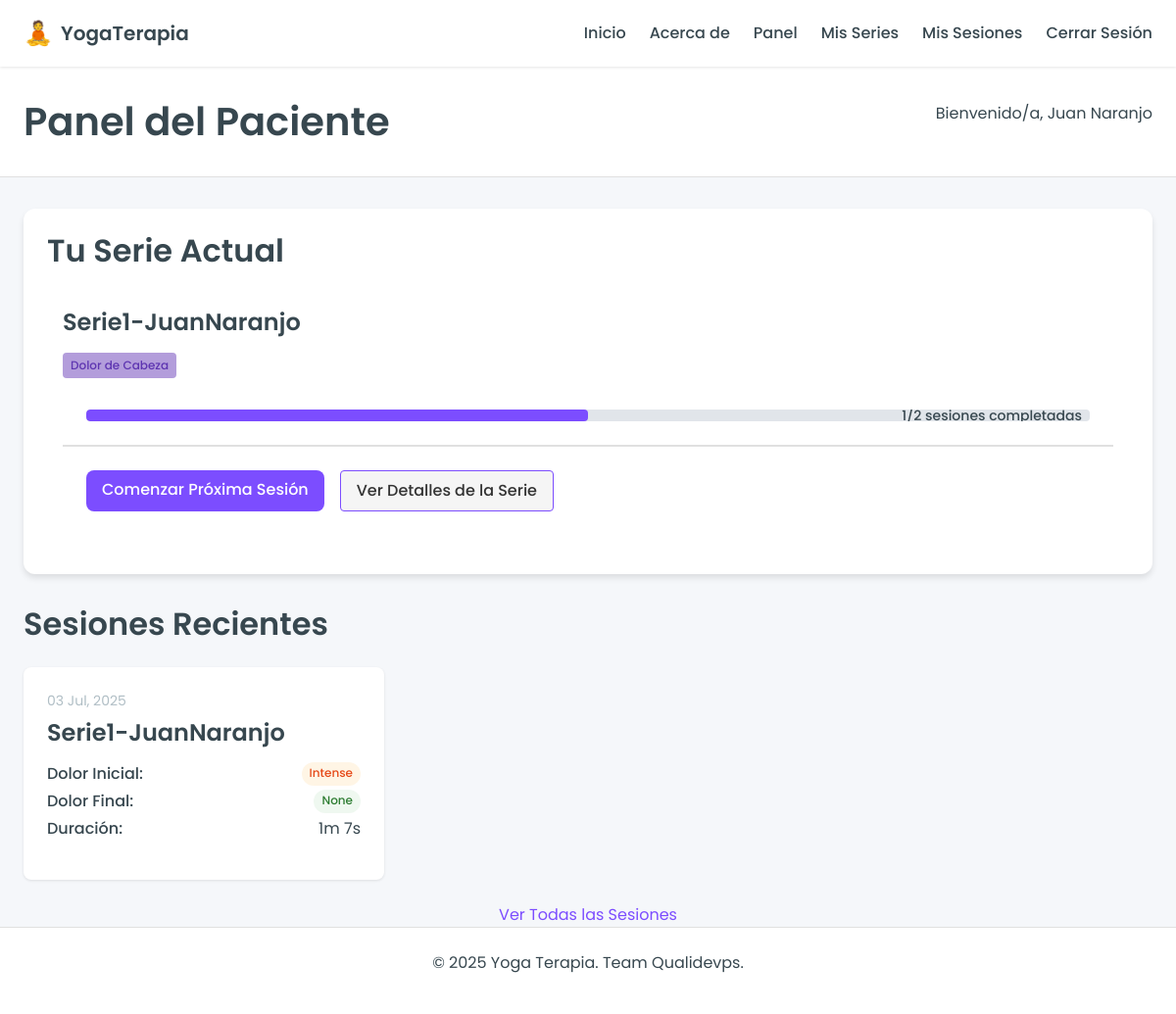
Screenshot of /patient/dashboard (signed in) with the database file from the repository.
### models/user.py (models this page shows, shortened)
class User(db.Model, UserMixin):
    id = db.Column(db.Integer, primary_key=True)
    username = db.Column(db.String(80), unique=True, nullable=False)
    password = db.Column(db.Text, nullable=False)
    email = db.Column(db.String(256), unique=True, nullable=False)
    name = db.Column(db.String(120), nullable=False)
    role = db.Column(db.String(20), nullable=False)  # 'instructor' or 'patient'
    patients = db.relationship('User',
                              secondary='instructor_patient',
                              primaryjoin="and_(User.id==InstructorPatient.instructor_id, User.role=='instructor')",
                              secondaryjoin="and_(User.id==InstructorPatient.patient_id, User.role=='patient')",
                              backref=db.backref('instructors', lazy='dynamic'),
                              lazy='dynamic')
    created_series = db.relationship(
        'Series',
        foreign_keys='Series.creator_id',
        back_populates='creator',
        lazy=True
    )
    assigned_series = db.relationship(
        'Series',
        foreign_keys='Series.patient_id',
        back_populates='patient',
        lazy=True,
        uselist=False
    )
    sessions = db.relationship('Session', backref='patient', lazy=True)

### models/series.py (models this page shows, shortened)
class Series(db.Model):
    __tablename__ = 'series'
    id = db.Column(db.Integer, primary_key=True)
    name = db.Column(db.String(100), nullable=False)
    created_at = db.Column(db.DateTime, default=datetime.utcnow)
    therapy_type_id = db.Column(db.Integer, db.ForeignKey('therapy_type.id'), nullable=False)
    total_sessions = db.Column(db.Integer, default=1)
    creator_id = db.Column(db.Integer, db.ForeignKey('user.id'), nullable=False)
    patient_id = db.Column(db.Integer, db.ForeignKey('user.id'), nullable=True)
    postures = db.relationship('SeriesPosture', backref='series', lazy=True, order_by="SeriesPosture.order")
    sessions = db.relationship('Session', backref='series', lazy=True)
    creator = db.relationship(
        'User',
        foreign_keys=[creator_id],
        back_populates='created_series'
    )
    patient = db.relationship(
        'User',
        foreign_keys=[patient_id],
        back_populates='assigned_series'
    )
    def completed_sessions_count(self):
        return len(self.sessions)
    def is_complete(self):
        return self.completed_sessions_count() >= self.total_sessions

### models/therapy_type.py (models this page shows, shortened)
class TherapyType(db.Model):
    __tablename__ = 'therapy_type'
    id = db.Column(db.Integer, primary_key=True)
    name = db.Column(db.String(100), nullable=False)
    description = db.Column(db.Text, nullable=True)
    postures = db.relationship('Posture', secondary=posture_therapy,
                              lazy='subquery', backref=db.backref('therapy_types', lazy=True))
    series = db.relationship('Series', backref='therapy_type', lazy=True)

### models/session.py (models this page shows, shortened)
class Session(db.Model):
    __tablename__ = 'session'
    id = db.Column(db.Integer, primary_key=True)
    series_id = db.Column(db.Integer, db.ForeignKey('series.id'), nullable=False)
    patient_id = db.Column(db.Integer, db.ForeignKey('user.id'), nullable=False)
    date = db.Column(db.Date, default=datetime.utcnow().date)
    start_time = db.Column(db.DateTime, default=datetime.utcnow)
    end_time = db.Column(db.DateTime, nullable=True)
    pain_level_start = db.Column(db.String(50), nullable=False)  # none, mild, moderate, intense, maximum
    pain_level_end = db.Column(db.String(50), nullable=True)
    comment = db.Column(db.Text, nullable=True)
    pause_count = db.Column(db.Integer, default=0)
    effective_duration = db.Column(db.Integer, nullable=True)  # in seconds

### routes/patient.py (the view)
@patient_bp.route('/dashboard')
@patient_required
def dashboard():
    patient = User.query.get(session['user_id'])
    return render_template('patient/dashboard.html', patient=patient)

### routes/auth.py (called while the page is built)
def patient_required(f):
    @wraps(f)
    def decorated_function(*args, **kwargs):
        if 'user_id' not in session:
            flash('Please log in to access this page.', 'error')
            return redirect(url_for('auth.login'))
        user = User.query.get(session['user_id'])
        if user.role != 'patient':
            flash('Access denied. Patient privileges required.', 'error')
            return redirect(url_for('main.index'))
        return f(*args, **kwargs)
    return decorated_function

### templates/patient/dashboard.html (shortened to what this page needs)
{% extends 'base.html' %}
{% block content %}
<section class="page-header">
    <div class="container">
        <h1>Panel del Paciente</h1>
        <p>Bienvenido/a, {{ patient.name }}</p>
    </div>
</section>
<section class="dashboard-content">
    <div class="container">
        {% if patient.assigned_series %}
            <div class="current-series-card">
                <h2>Tu Serie Actual</h2>
                <div class="series-info">
                    <h3>{{ patient.assigned_series.name }}</h3>
                    <p class="series-type">{{ patient.assigned_series.therapy_type.name }}</p>
                    <div class="series-progress">
                        {% set completed = patient.assigned_series.completed_sessions_count() %}
                        {% set total = patient.assigned_series.total_sessions %}
                        {% set percent = (completed / total * 100)|int %}
                        <div class="progress-container large">
                            <div class="progress-bar" style="width: {{ percent }}%"></div>
                            <span class="progress-text">{{ completed }}/{{ total }} sesiones completadas</span>
                        </div>
                    </div>
                    <div class="series-actions">
                        {% if patient.assigned_series.is_complete() %}
                            <div class="series-complete-message">
                                <p>¡Felicidades! Has completado todas las sesiones de esta serie.</p>
                            </div>
                        {% else %}
                            <a href="{{ url_for('patient.execute_series') }}" class="btn-primary">Comenzar Próxima Sesión</a>
                        {% endif %}
                        <a href="{{ url_for('patient.view_series') }}" class="btn-secondary">Ver Detalles de la Serie</a>
                    </div>
                </div>
            </div>
        {% else %}
            <div class="empty-state">
                <p>No tienes ninguna serie de yoga asignada aún.</p>
                <p>Tu instructor te asignará una serie terapéutica pronto.</p>
            </div>
        {% endif %}
        <div class="dashboard-recent">
            <h2>Sesiones Recientes</h2>
            {% if patient.sessions %}
                <div class="session-list">
                    {% for session in patient.sessions[:3] %}
                        <div class="session-card">
                            <div class="session-date">{{ session.date.strftime('%d %b, %Y') }}</div>
                            <div class="session-info">
                                <h3>{{ session.series.name }}</h3>
                                <div class="session-details">
                                    <div class="session-detail">
                                        <span class="detail-label">Dolor Inicial:</span>
                                        <span class="pain-level pain-{{ session.pain_level_start|lower }}">
                                            {{ session.pain_level_start }}
                                        </span>
                                    </div>
                                    <div class="session-detail">
                                        <span class="detail-label">Dolor Final:</span>
                                        <span class="pain-level pain-{{ session.pain_level_end|lower if session.pain_level_end else 'none' }}">
                                            {{ session.pain_level_end or 'N/A' }}
                                        </span>
                                    </div>
                                    <div class="session-detail">
                                        <span class="detail-label">Duración:</span>
                                        {% if session.effective_duration %}
                                            {% set minutes = (session.effective_duration // 60) %}
                                            {% set seconds = (session.effective_duration % 60) %}
                                            {{ minutes }}m {{ seconds }}s
                                        {% else %}
                                            N/A
                                        {% endif %}
                                    </div>
                                </div>
                            </div>
                        </div>
                    {% endfor %}
                </div>
                <div class="view-all-link">
                    <a href="{{ url_for('patient.sessions') }}">Ver Todas las Sesiones</a>
                </div>
            {% endif %}
        </div>
    </div>
</section>
{% endblock %}

### rows the page displays
User: name "Juan Naranjo"
Series: assigned_series.name "Serie1-JuanNaranjo"
TherapyType: assigned_series.therapy_type.name "Dolor de Cabeza"

### other values shown
{{ completed }} "1"
{{ total }} "2"
{{ session.date.strftime('%d %b, %Y') }} "03 Jul, 2025"
{{ session.series.name }} "Serie1-JuanNaranjo"
{{ session.pain_level_start }} "Intense"
{{ session.pain_level_end or 'N/A' }} "None"
{{ minutes }} "1"
{{ seconds }} "7"
